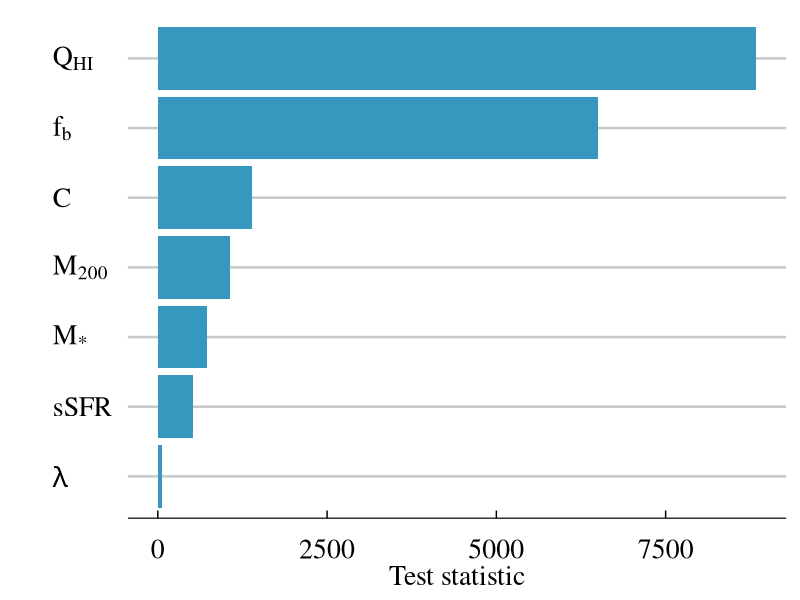

This chart was generated by the following R code:
require(ggplot2)
require(ggthemes)
rank <- c(8838.27,6494.3,1385.06,1065.71, 720.38,520.97,67.07)
names <- c("Q[HI]","f[b]","C","M[200]","M['*']","sSFR","lambda") 
grank <- data.frame(rank,names)


#levels(grank$names) <- names

grank$names <- factor(grank$names, levels = rev(names))



pdf("test_stat_hurdle.pdf",width = 6,height = 5)
ggplot(grank,aes(x=names,y=rank)) +
  geom_bar(stat="identity",fill="#3698BF") +
  scale_x_discrete(labels=rev(c(expression(Q[HI]),expression(f[b]),
                  "C",expression(M[200]),expression(M['*']),"sSFR",expression(lambda)))) +
  theme_economist_white()+
  coord_flip() +
  ylab("Test statistic")+
  xlab("")+
  theme(legend.background = element_rect(fill="white"),
        legend.key = element_rect(fill = "white",color = "white"),
        plot.background = element_rect(fill = "white"),
        legend.position="none",
        axis.title.y = element_text(vjust = 0.1,margin=margin(0,10,0,0)),
        axis.title.x = element_text(vjust = -0.25),
        text = element_text(size = 20,family="serif"))
dev.off()